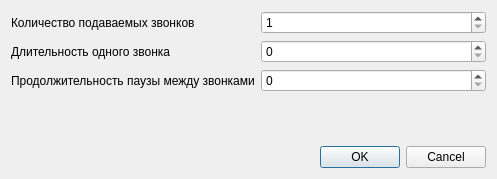
<?xml version="1.0" encoding="UTF-8"?>
<ui version="4.0">
 <class>RingDialog</class>
 <widget class="QDialog" name="RingDialog">
  <property name="geometry">
   <rect>
    <x>0</x>
    <y>0</y>
    <width>497</width>
    <height>179</height>
   </rect>
  </property>
  <property name="windowTitle">
   <string>Подать звонок</string>
  </property>
  <property name="windowIcon">
   <iconset resource="res.qrc">
    <normaloff>:/images/autoring.ico</normaloff>:/images/autoring.ico</iconset>
  </property>
  <layout class="QFormLayout" name="formLayout">
   <item row="2" column="0">
    <widget class="QLabel" name="label">
     <property name="text">
      <string>Количество подаваемых звонков</string>
     </property>
    </widget>
   </item>
   <item row="2" column="1">
    <widget class="QSpinBox" name="ringQuantity">
     <property name="prefix">
      <string/>
     </property>
     <property name="minimum">
      <number>1</number>
     </property>
    </widget>
   </item>
   <item row="5" column="0">
    <widget class="QLabel" name="label_2">
     <property name="text">
      <string>Длительность одного звонка</string>
     </property>
    </widget>
   </item>
   <item row="5" column="1">
    <widget class="QSpinBox" name="ringDuration"/>
   </item>
   <item row="7" column="0">
    <widget class="QLabel" name="label_3">
     <property name="text">
      <string>Продолжительность паузы между звонками</string>
     </property>
    </widget>
   </item>
   <item row="7" column="1">
    <widget class="QSpinBox" name="pauseDuration"/>
   </item>
   <item row="9" column="1">
    <widget class="QDialogButtonBox" name="buttonBox">
     <property name="orientation">
      <enum>Qt::Horizontal</enum>
     </property>
     <property name="standardButtons">
      <set>QDialogButtonBox::Cancel|QDialogButtonBox::Ok</set>
     </property>
    </widget>
   </item>
   <item row="8" column="0" colspan="2">
    <spacer name="verticalSpacer">
     <property name="orientation">
      <enum>Qt::Vertical</enum>
     </property>
     <property name="sizeHint" stdset="0">
      <size>
       <width>20</width>
       <height>40</height>
      </size>
     </property>
    </spacer>
   </item>
  </layout>
 </widget>
 <tabstops>
  <tabstop>ringQuantity</tabstop>
  <tabstop>ringDuration</tabstop>
  <tabstop>pauseDuration</tabstop>
 </tabstops>
 <resources>
  <include location="res.qrc"/>
 </resources>
 <connections>
  <connection>
   <sender>buttonBox</sender>
   <signal>accepted()</signal>
   <receiver>RingDialog</receiver>
   <slot>accept()</slot>
   <hints>
    <hint type="sourcelabel">
     <x>248</x>
     <y>254</y>
    </hint>
    <hint type="destinationlabel">
     <x>157</x>
     <y>274</y>
    </hint>
   </hints>
  </connection>
  <connection>
   <sender>buttonBox</sender>
   <signal>rejected()</signal>
   <receiver>RingDialog</receiver>
   <slot>reject()</slot>
   <hints>
    <hint type="sourcelabel">
     <x>316</x>
     <y>260</y>
    </hint>
    <hint type="destinationlabel">
     <x>286</x>
     <y>274</y>
    </hint>
   </hints>
  </connection>
  <connection>
   <sender>ringDuration</sender>
   <signal>valueChanged(int)</signal>
   <receiver>RingDialog</receiver>
   <slot>durationChanged(int)</slot>
   <hints>
    <hint type="sourcelabel">
     <x>317</x>
     <y>68</y>
    </hint>
    <hint type="destinationlabel">
     <x>202</x>
     <y>89</y>
    </hint>
   </hints>
  </connection>
  <connection>
   <sender>pauseDuration</sender>
   <signal>valueChanged(int)</signal>
   <receiver>RingDialog</receiver>
   <slot>pauseChanged(int)</slot>
   <hints>
    <hint type="sourcelabel">
     <x>317</x>
     <y>100</y>
    </hint>
    <hint type="destinationlabel">
     <x>202</x>
     <y>89</y>
    </hint>
   </hints>
  </connection>
  <connection>
   <sender>ringQuantity</sender>
   <signal>valueChanged(int)</signal>
   <receiver>RingDialog</receiver>
   <slot>quantityChanged(int)</slot>
   <hints>
    <hint type="sourcelabel">
     <x>317</x>
     <y>30</y>
    </hint>
    <hint type="destinationlabel">
     <x>202</x>
     <y>89</y>
    </hint>
   </hints>
  </connection>
 </connections>
 <slots>
  <slot>quantityChanged(int)</slot>
  <slot>durationChanged(int)</slot>
  <slot>pauseChanged(int)</slot>
 </slots>
</ui>
